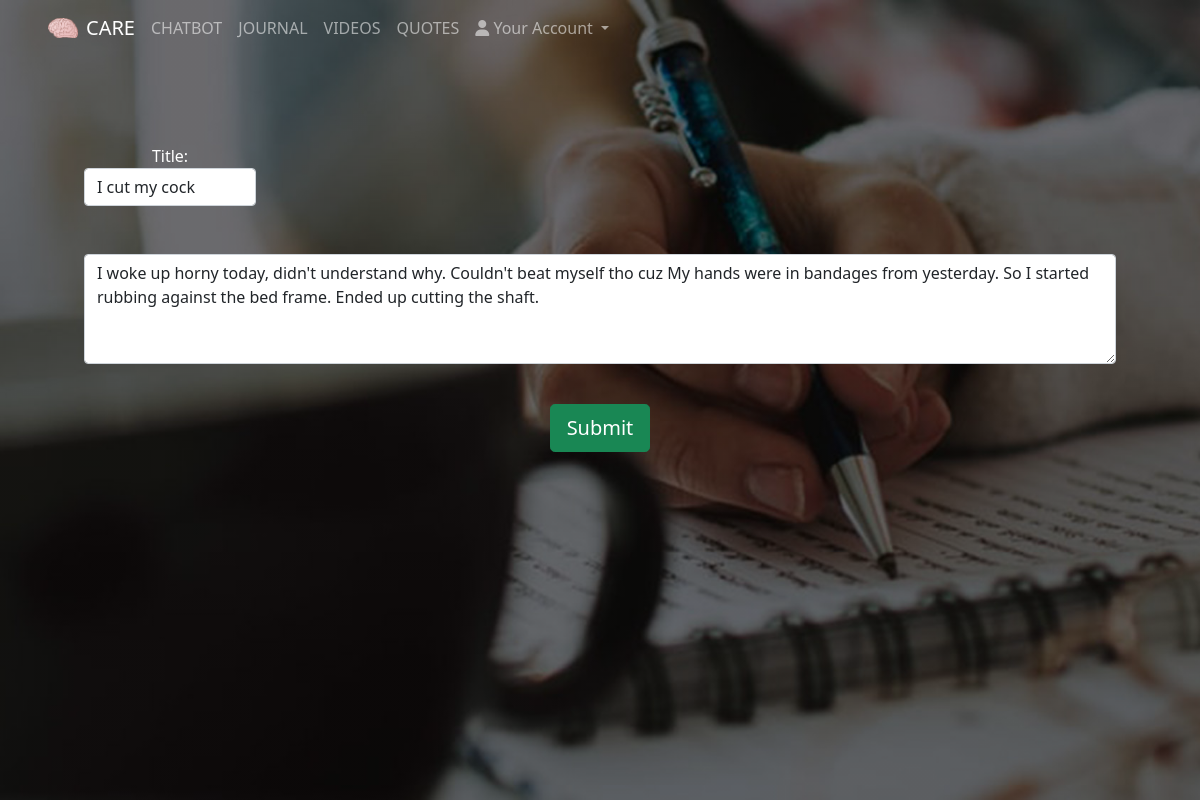
The page /jedit.php?id=1 on the database its author committed.
### tables this page shows
CREATE TABLE Entries(
	entryId Int(4) PRIMARY KEY AUTO_INCREMENT NOT NULL, 
	Journalid Int(4) NOT NULL,
	entryTitle VarChar(128) NOT NULL,
	jcontent LONGTEXT NOT NULL
);

### jedit.php (the view, shortened to what this page needs)
<?php
  include 'navbar.php';
  $id = $_GET['id'];
  $query = "SELECT * from Entries WHERE entryId = '$id';";
$sql = mysqli_query($con, $query);
$row = mysqli_fetch_array($sql);
?>
 <div id="journal" class="journal-image p-5" style="min-height: 100vh;">
      <div id="journaltext" class="mt-5 journal-text">
<div class="container mt-5">
    <div class="row justify-content-end mt-5 pt-5">
        <?php echo'<form action="updatentry.php?id='.$id.'" method="post">';?>
                <div class="container">
                    <div class="ow justify-content-end">
                        <div class="col-2">
                            <label for="jtitle">Title:</label>
                            <input type="text" id="jtitle" name="jtitle" class="form-control" value="<?php echo $row['entryTitle'];?>"><br><br>
                        </div>
                    </div>
                    <textarea id="jinput" name="jinput" class="form-control" rows="4" cols="200"><?php echo $row['jcontent'];?></textarea><br>
                    <button id= "save" type="submit" class="btn btn-lg btn-success">Submit</button>
                </div>
            </form>
    </div>
</div>
</div>
<?php
include 'footer.php';
?>

### styles.css (style rules this page uses)
body { background-color: #b7bec0; }
.journal-image { background-image: linear-gradient(rgba(0, 0, 0, 0.5), rgba(0, 0, 0, 0.5)), url("yourjournal.jpg"); background-repeat: no-repeat; background-attachment: fixed; background-size: cover; border-bottom: #0f0f0f; }
.journal-text { text-align: center; color:white; }
#save { margin-top: 1rem; }

### rows shown on the page
entries: jtitle "I cut my cock", jinput "I woke up horny today, didn't understand why. Couldn't beat myself tho cuz My hands were in bandages from yesterday. So I started rubbing against the bed frame. Ended up cutting the shaft."
